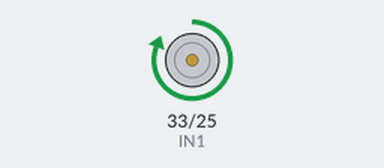
The sketch below on a simulated ESP32. Parts: motor-driver pin pairs drawn as motors (green arrow = first pin HIGH = forward, orange = second pin HIGH = backward, longer = more drive, scaled by the enable pin).

Above: at 1.0 s.
At 2.5 s:
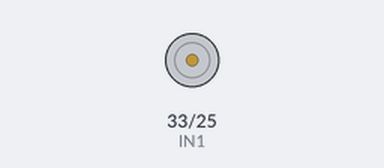
At 4.0 s:
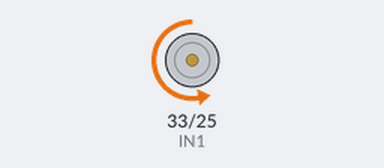
Timing chart, 0 to 7.8 s (numbered marks = the images above):
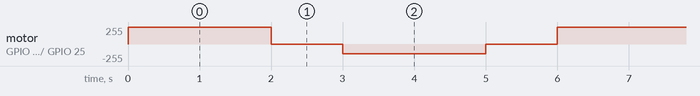

The sketch:

lab12-motor-driver.ino
```cpp
// Lab 12 - DC motor + L298N motor driver (needs ESP32 Arduino core 3.x)
// ENA -> GPIO 32 (PWM speed), IN1 -> GPIO 33, IN2 -> GPIO 25
// L298N: 12V terminal <- battery +, GND terminal <- battery - AND ESP32 GND
// Motor A connects to OUT1 / OUT2. Remove the ENA jumper so PWM can work.

const int ENA = 32;
const int IN1 = 33;
const int IN2 = 25;

const int PWM_FREQ = 1000;
const int PWM_RES = 8;      // duty 0 ... 255

void setup() {
  pinMode(IN1, OUTPUT);
  pinMode(IN2, OUTPUT);
  ledcAttach(ENA, PWM_FREQ, PWM_RES);
}

void motorForward(int speed) {
  digitalWrite(IN1, HIGH);
  digitalWrite(IN2, LOW);
  ledcWrite(ENA, speed);
}

void motorBackward(int speed) {
  digitalWrite(IN1, LOW);
  digitalWrite(IN2, HIGH);
  ledcWrite(ENA, speed);
}

void motorStop() {
  digitalWrite(IN1, LOW);
  digitalWrite(IN2, LOW);
  ledcWrite(ENA, 0);
}

void loop() {
  motorForward(255);   // full speed forward
  delay(2000);
  motorStop();
  delay(1000);
  motorBackward(150);  // slower, backward
  delay(2000);
  motorStop();
  delay(1000);
}
```

Measured:
- by itself, motor on GPIO 33 (IN1) / GPIO 25 (IN2): repeats every 6.0 s: stopped 1.0 s, backward 149/255 2.0 s, stopped 1.0 s, forward 255/255 2.0 s
